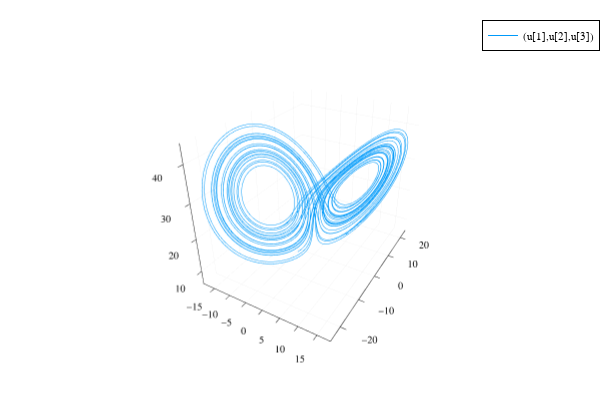

The notebook cell this image was saved under:
### Markdown cell above
## Loading data from Lorenz 63 System

### Code cell
## Loading Data
@load "data.jld2"
# Plot the solution
# plot(data[1,:],data[2,:],data[3,:])

### Figure 1 — Plotly figure (JSON) as saved in the notebook; plotly's stock layout.template omitted (floating-point values rounded to 4 significant figures; data arrays with more than 128 entries replaced by an {"elided": "..."} marker saying what was removed)
{"data": [{"colorbar": {"len": 0.9525, "title": "", "x": 0.9934, "y": 0.5139}, "legendgroup": "(u[1],u[2],u[3])", "line": {"color": "rgba(0, 154, 250, 1.000)", "dash": "solid", "shape": "linear", "width": 1}, "mode": "lines", "name": "(u[1],u[2],u[3])", "scene": "scene", "showlegend": true, "type": "scatter3d", "x": {"elided": "5440 float values"}, "xaxis": "x", "y": {"elided": "5440 float values"}, "yaxis": "y", "z": {"elided": "5440 float values"}, "zaxis": "z"}], "layout": {"annotations": [], "height": 400, "legend": {"bgcolor": "rgba(255, 255, 255, 1.000)", "bordercolor": "rgba(0, 0, 0, 1.000)", "borderwidth": 1, "font": {"color": "rgba(0, 0, 0, 1.000)", "family": "sans-serif", "size": 11}, "title": {"font": {"color": "rgba(0, 0, 0, 1.000)", "family": "sans-serif", "size": 15}, "text": ""}, "tracegroupgap": 0, "traceorder": "normal", "x": 1, "xanchor": "auto", "y": 1, "yanchor": "auto"}, "margin": {"b": 20, "l": 0, "r": 0, "t": 20}, "paper_bgcolor": "rgba(255, 255, 255, 1.000)", "plot_bgcolor": "rgba(255, 255, 255, 1.000)", "scene": {"camera": {"eye": {"x": 1.126, "y": -1.95, "z": 1.3}, "projection": "orthographic"}, "domain": {"x": [0.05101, 0.9934], "y": [0.03762, 0.9902]}, "xaxis": {"gridcolor": "rgba(0, 0, 0, 0.100)", "gridwidth": 0.5, "linecolor": "rgba(0, 0, 0, 1.000)", "mirror": false, "range": [-18.6, 18.43], "showgrid": true, "showline": true, "showticklabels": true, "tickangle": 0, "tickcolor": "rgb(0, 0, 0)", "tickfont": {"color": "rgba(0, 0, 0, 1.000)", "family": "sans-serif", "size": 11}, "tickmode": "array", "ticks": "inside", "ticktext": ["−15", "−10", "−5", "0", "5", "10", "15"], "tickvals": [-15, -10, -5, 0, 5, 10, 15], "title": "", "titlefont": {"color": "rgba(0, 0, 0, 1.000)", "family": "sans-serif", "size": 15}, "type": "-", "visible": true, "zeroline": false, "zerolinecolor": "rgba(0, 0, 0, 1.000)"}, "yaxis": {"gridcolor": "rgba(0, 0, 0, 0.100)", "gridwidth": 0.5, "linecolor": "rgba(0, 0, 0, 1.000)", "mirror": false, "range": [-24.72, 24.41], "showgrid": true, "showline": true, "showticklabels": true, "tickangle": 0, "tickcolor": "rgb(0, 0, 0)", "tickfont": {"color": "rgba(0, 0, 0, 1.000)", "family": "sans-serif", "size": 11}, "tickmode": "array", "ticks": "inside", "ticktext": ["−20", "−10", "0", "10", "20"], "tickvals": [-20, -10, 0, 10, 20], "title": "", "titlefont": {"color": "rgba(0, 0, 0, 1.000)", "family": "sans-serif", "size": 15}, "type": "-", "visible": true, "zeroline": false, "zerolinecolor": "rgba(0, 0, 0, 1.000)"}, "zaxis": {"gridcolor": "rgba(0, 0, 0, 0.100)", "gridwidth": 0.5, "linecolor": "rgba(0, 0, 0, 1.000)", "mirror": false, "range": [5.876, 44.97], "showgrid": true, "showline": true, "showticklabels": true, "tickangle": 0, "tickcolor": "rgb(0, 0, 0)", "tickfont": {"color": "rgba(0, 0, 0, 1.000)", "family": "sans-serif", "size": 11}, "tickmode": "array", "ticks": "inside", "ticktext": ["10", "20", "30", "40"], "tickvals": [10, 20, 30, 40], "title": "", "titlefont": {"color": "rgba(0, 0, 0, 1.000)", "family": "sans-serif", "size": 15}, "type": "-", "visible": true, "zeroline": false, "zerolinecolor": "rgba(0, 0, 0, 1.000)"}}, "showlegend": true, "width": 600}}
